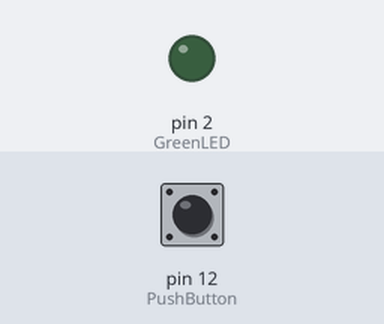
This sketch was run on a simulated Arduino Uno, built with avr-gcc and run on an emulated ATmega328P. Shown: output pins drawn as LEDs (lit = HIGH). The inputs (shaded band) are chosen by the test bench; at power-on: pin 12 (PushButton) HIGH.

Above: at 1.2 s.
1.3 s: pin 12 (PushButton) pulled LOW for 0.15 s
At 2.6 s:
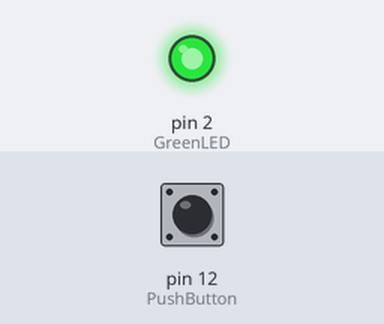
2.9 s: pin 12 (PushButton) pulled LOW for 1 s
At 4.1 s:
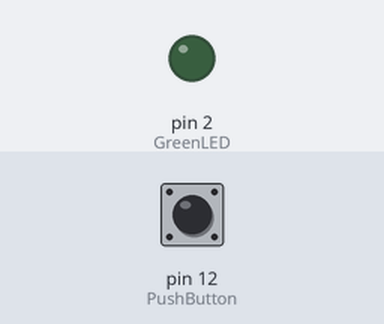
5.4 s: pin 12 (PushButton) pulled LOW for 3.2 s
At 6.0 s:
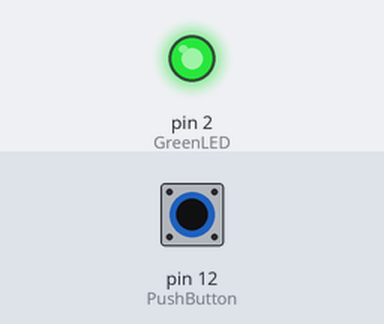
Timing chart, 0 to 8.4 s (numbered marks = the images above; inputs shaded):
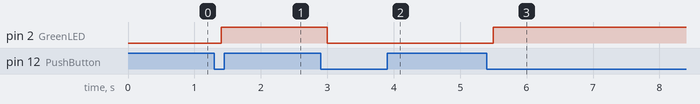

Measured:
- after the input at 1.3 s, pin 2 (GreenLED): LOW → HIGH after 0.10 s
- after the input at 2.9 s, pin 2 (GreenLED): HIGH → LOW after 0.10 s
- after the input at 5.4 s, pin 2 (GreenLED): LOW → HIGH after 0.10 s

The sketch:

sketch_oct19a.ino
```cpp
//Ports definition
const int GreenLED = 2;
const int PushButton = 12; //Alias for the pin with the pushbutton

boolean StateLED=false;

int First_Value_PushButton = 1; // It stores the FIRST reading
int Second_Value_PushButton = 0; // It stores the SECOND reading

void setup() {
  //Ports setup
  pinMode(GreenLED,OUTPUT);
  // Line does not required pin default value is INPUT
  pinMode(PushButton,INPUT_PULLUP);

 }
void loop(){
  Second_Value_PushButton = digitalRead(PushButton);


  if ((First_Value_PushButton == HIGH) && (Second_Value_PushButton == LOW)){
    StateLED = !StateLED;
    delay(100);
  }

  First_Value_PushButton = Second_Value_PushButton;

   if (StateLED==true) //If Pushbutton is pressed
    {
      digitalWrite (GreenLED,HIGH); //Switch on the LED
    }
     else
    {
      digitalWrite (GreenLED,LOW); //Switch off the LED
    }
}
```
